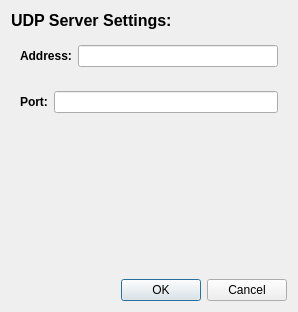
<?xml version="1.0" encoding="UTF-8"?>
<ui version="4.0">
 <class>UDPServerDialog</class>
 <widget class="QWidget" name="UDPServerDialog">
  <property name="geometry">
   <rect>
    <x>0</x>
    <y>0</y>
    <width>298</width>
    <height>312</height>
   </rect>
  </property>
  <property name="windowTitle">
   <string>UDP Server</string>
  </property>
  <layout class="QVBoxLayout" name="verticalLayout">
   <item>
    <widget class="QLabel" name="label">
     <property name="font">
      <font>
       <pointsize>12</pointsize>
       <bold>true</bold>
      </font>
     </property>
     <property name="text">
      <string>UDP Server Settings:</string>
     </property>
    </widget>
   </item>
   <item>
    <widget class="QWidget" name="widget_2" native="true">
     <layout class="QHBoxLayout" name="horizontalLayout_3">
      <item>
       <widget class="QLabel" name="label_5">
        <property name="font">
         <font>
          <bold>true</bold>
         </font>
        </property>
        <property name="text">
         <string>Address:</string>
        </property>
       </widget>
      </item>
      <item>
       <widget class="QLineEdit" name="lineEditAddress"/>
      </item>
     </layout>
    </widget>
   </item>
   <item>
    <widget class="QWidget" name="widget" native="true">
     <layout class="QHBoxLayout" name="horizontalLayout_2" stretch="0,1">
      <item>
       <widget class="QLabel" name="label_4">
        <property name="font">
         <font>
          <bold>true</bold>
         </font>
        </property>
        <property name="text">
         <string>Port:</string>
        </property>
       </widget>
      </item>
      <item>
       <widget class="QLineEdit" name="lineEditPort">
        <property name="text">
         <string/>
        </property>
       </widget>
      </item>
     </layout>
    </widget>
   </item>
   <item>
    <spacer name="verticalSpacer">
     <property name="orientation">
      <enum>Qt::Vertical</enum>
     </property>
     <property name="sizeHint" stdset="0">
      <size>
       <width>20</width>
       <height>40</height>
      </size>
     </property>
    </spacer>
   </item>
   <item>
    <widget class="QDialogButtonBox" name="buttonBox">
     <property name="standardButtons">
      <set>QDialogButtonBox::Cancel|QDialogButtonBox::Ok</set>
     </property>
    </widget>
   </item>
  </layout>
 </widget>
 <resources/>
 <connections/>
</ui>
